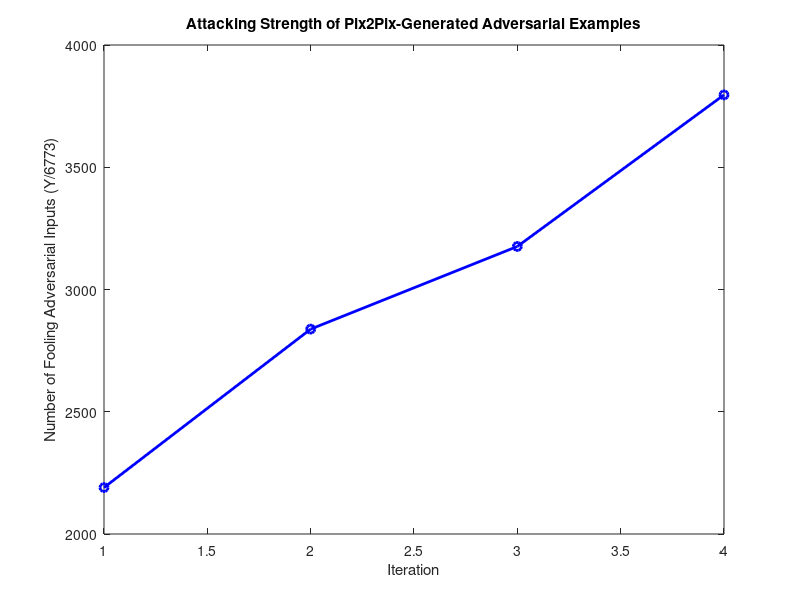
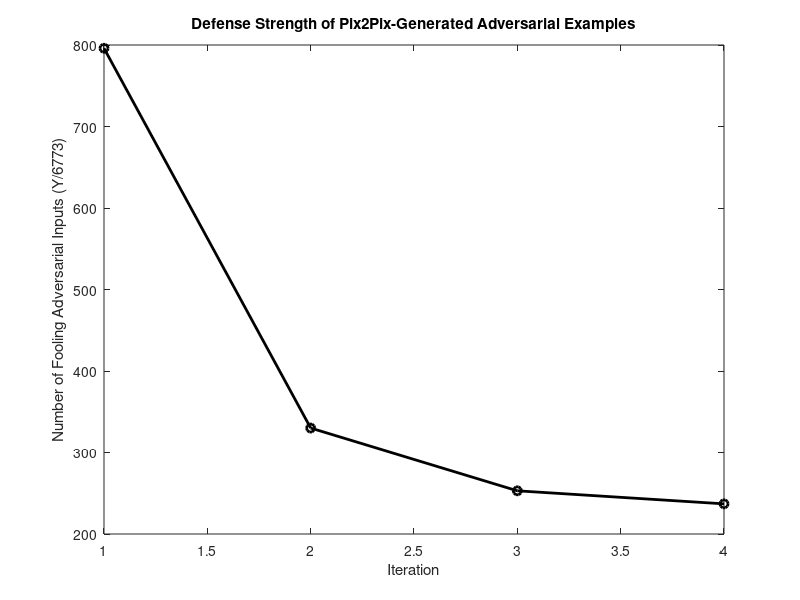

Source code (MATLAB) for these figures, in order:
X1 = [2190,2838,3176,3796];
X2 = [796,330,253,237];
Y = [1:4];

figure();
plot(Y,X1,'-bo','LineWidth',2);
title('Attacking Strength of Pix2Pix-Generated Adversarial Examples');
xlabel('Iteration');
ylabel('Number of Fooling Adversarial Inputs (Y/6773)');

figure();
plot(Y,X2,'-ko','LineWidth',2);
title('Defense Strength of Pix2Pix-Generated Adversarial Examples');
xlabel('Iteration');
ylabel('Number of Fooling Adversarial Inputs (Y/6773)');
